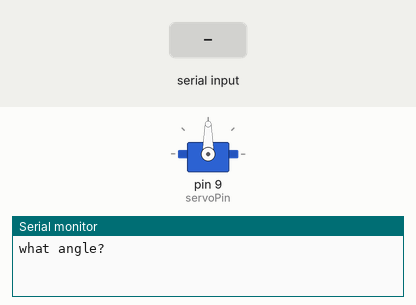
Recording of a sketch running on a simulated Arduino Uno, built with avr-gcc and run on an emulated ATmega328P. Parts: servo, the last lines printed to the serial monitor. The inputs (shaded band) are chosen by the test bench.

Above: at 1.2 s.
1.3 s: "90,45\n" received over Serial
At 2.1 s:
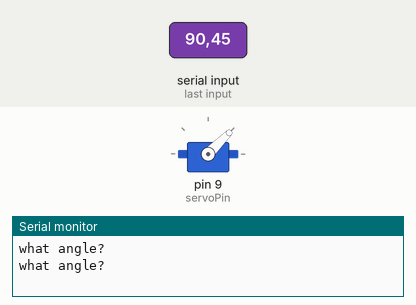
At 3.1 s:
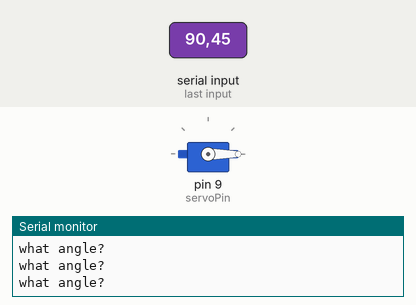
3.8 s: "30,150\n" received over Serial
At 4.3 s:
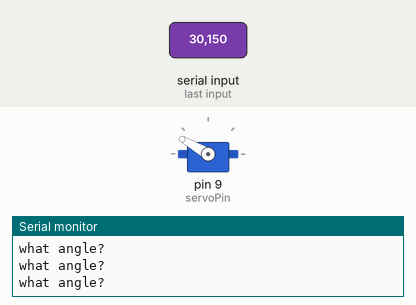
Timing chart, 0 to 6.8 s (numbered marks = the images above; inputs shaded):
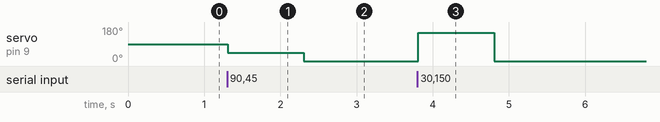

The sketch:

ParaProbarServos.ino
```cpp
#include <Servo.h>

int servoPin=9;
int servoPos=0;
Servo myServo;

void setup() {
 Serial.begin(9600);
 myServo.attach(servoPin);
}

void loop() {
 Serial.println("what angle?");
 while (Serial.available()==0){
   servoPos=Serial.parseInt();
 }
 servoPos=Serial.parseInt();
 myServo.write(servoPos);
}
```

Measured:
- after the input at 1.3 s, servo on pin 9 (servoPin): 90° → 45° at once, → 0° 1.0 s later
- after the input at 3.8 s, servo on pin 9 (servoPin): 0° → 150° at once, → 0° 1.0 s later
